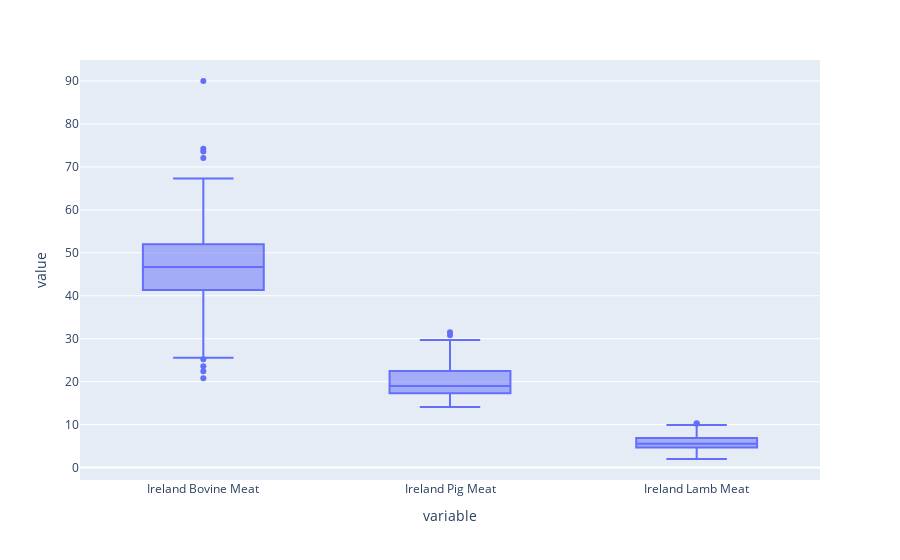

Write notebook code for a chart like this one.
### Code cell
#https://plotly.com/python/box-plots/
fig = px.box(irelandData)
fig.show()

### Figure 1 — Plotly figure (JSON) as saved in the notebook; plotly's stock layout.template omitted (floating-point values rounded to 4 significant figures; data arrays with more than 128 entries replaced by an {"elided": "..."} marker saying what was removed)
{"data": [{"alignmentgroup": "True", "hovertemplate": "variable=%{x}<br>value=%{y}<extra></extra>", "legendgroup": "", "marker": {"color": "#636efa"}, "name": "", "notched": false, "offsetgroup": "", "orientation": "v", "showlegend": false, "type": "box", "x": {"elided": "1089 str values"}, "x0": " ", "xaxis": "x", "y": {"elided": "1089 float values"}, "y0": " ", "yaxis": "y"}], "layout": {"boxmode": "group", "legend": {"tracegroupgap": 0}, "margin": {"t": 60}, "xaxis": {"anchor": "y", "domain": [0, 1], "title": {"text": "variable"}}, "yaxis": {"anchor": "x", "domain": [0, 1], "title": {"text": "value"}}}}
